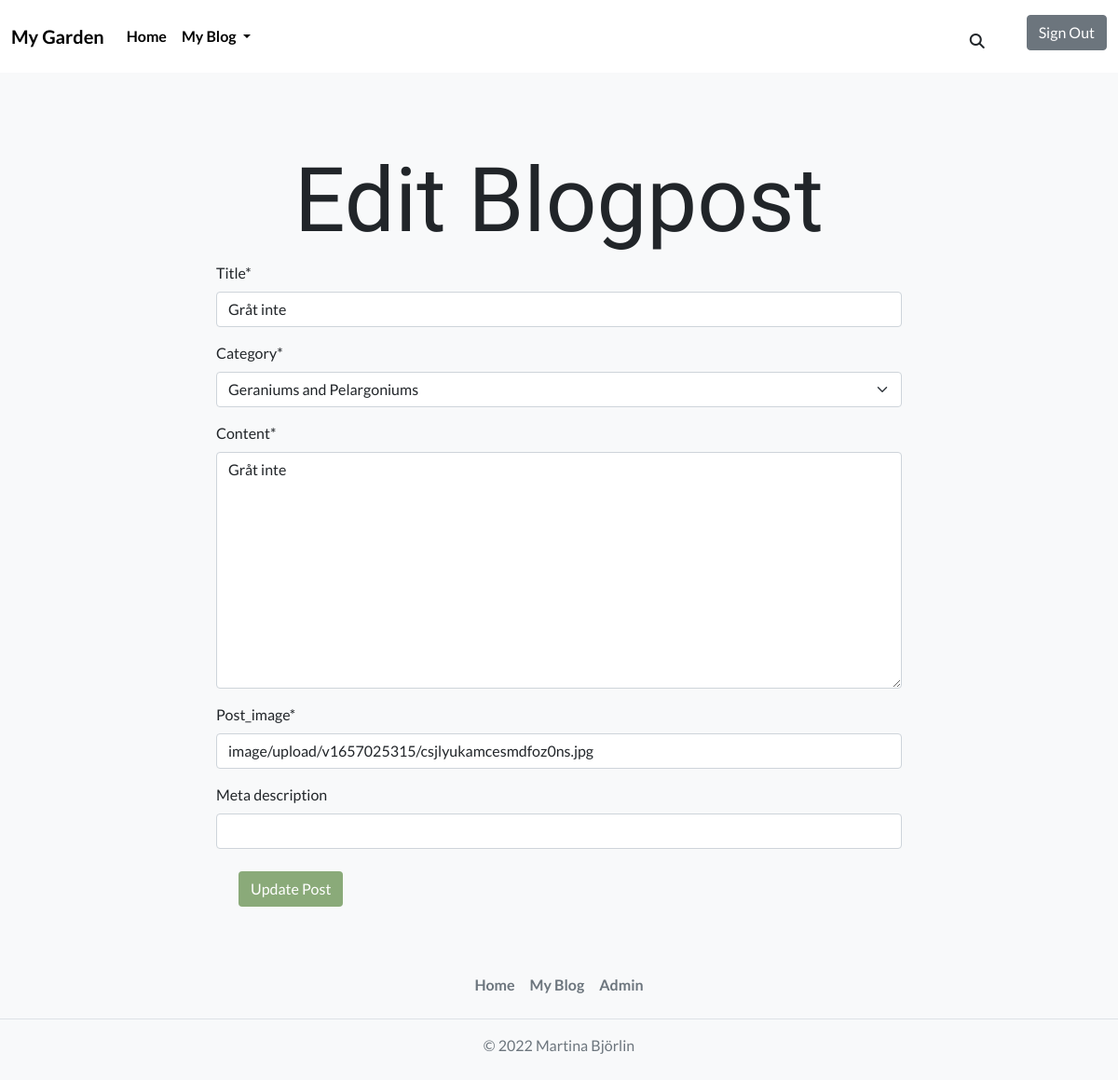
The app's page /blogpost/grat-inte/update_post/ (signed in) with its own data.
### blog_post/models.py (models this page shows, shortened)
class Post(models.Model):
    PUBLISH_STATUS = ((0, "Draft"), (1, "Publish"))
    title = models.CharField(max_length=100)
    slug = models.SlugField(max_length=200, unique=True)
    meta_description = models.CharField(max_length=150, blank=True)
    author = models.ForeignKey(
        User,
        on_delete=models.CASCADE,
        related_name="post_author",
    )
    category = models.ForeignKey(
        Category,
        on_delete=models.CASCADE,
        related_name="post_category",
    )
    created_on = models.DateTimeField(auto_now_add=True)
    updated_on = models.DateTimeField(auto_now=True)
    content = models.TextField()
    published = models.IntegerField(choices=PUBLISH_STATUS, default=0)
    publish_date = models.DateTimeField(blank=True, null=True)
    likes = models.ManyToManyField(
        Profile, related_name="post_likes", default=[0], blank=True
    )
    number_of_likes = models.BigIntegerField(default="0")
    liked = models.BooleanField(default=False)
    post_img = CloudinaryField("post_image", default="default_image")
    class Meta:
        ordering = ["-created_on"]

### blog_post/views.py (the view, shortened to what this page needs)
# urls.py: path('<slug:slug>/update_post/', views.UpdatePost.as_view(), name='update_post'),
class UpdatePost(LoginRequiredMixin, generic.UpdateView, SuccessMessageMixin):
    model = Post
    form_class = UpdateForm
    template_name = "update_post.html"
    success_message = "Your post has been succsessfully updated!"

### blog_post/forms.py
class UpdateForm(forms.ModelForm):
    class Meta:
        model = Post
        fields = ("title", "category", "content", "post_img", "meta_description")

### blog_post/models.py (called while the page is built)
    def __str__(self):
        return f"{self.name}"

### blog_post/templates/update_post.html (shortened to what this page needs)
{% extends 'base.html' %}
{% load crispy_forms_tags %}
{% block content %}
<div class="row justify-content-center">
    <div class="col-lg-8 col-md-12 col-sm-12">
        <div class="update-post-wrapper">
            <h1 class="edit-header">Edit Blogpost</h1>
        <form method="POST" enctype="multipart/form-data">
            {{ form|crispy }}
            <div class="d-grid d-lg-block m-4">
                <button class="btn btn-edit" type="submit">Update Post</button>
            </div>
        </form>
        </div>
    </div>
</div>
{% endblock %}

### static/css/style.css (style rules this page uses)
h1 { font-family: 'Amatic SC', cursive; font-size: 6rem; }
body { font-family: 'Lato', sans-serif; }
.btn-edit { background-color: #8aaa79; color: white; }
.edit-header { text-align: center; }

### records on screen
Post: title "Gråt inte", category "Geraniums and Pelargoniums", content "Gråt inte", post_img "image/upload/v1657025315/csjlyukamcesmdfoz0ns.jpg"
